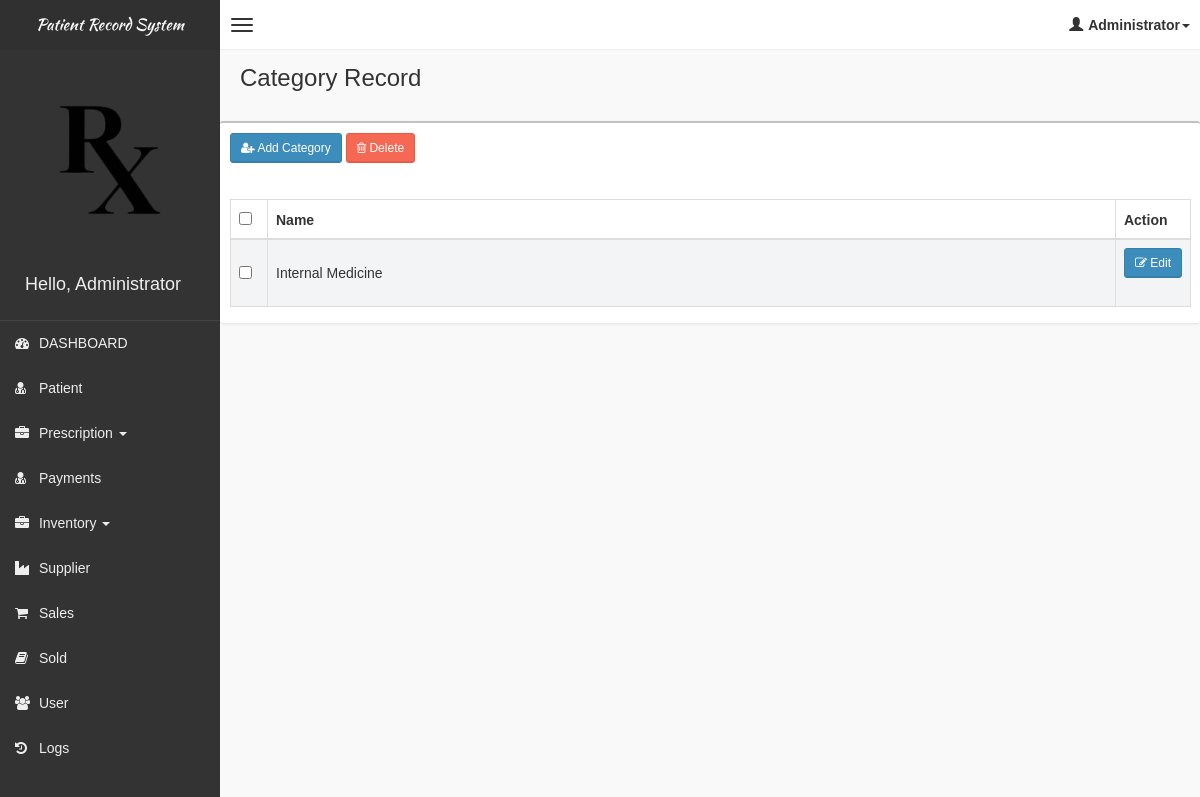
Before: /pages/category/category.php (signed in) with the older database file.
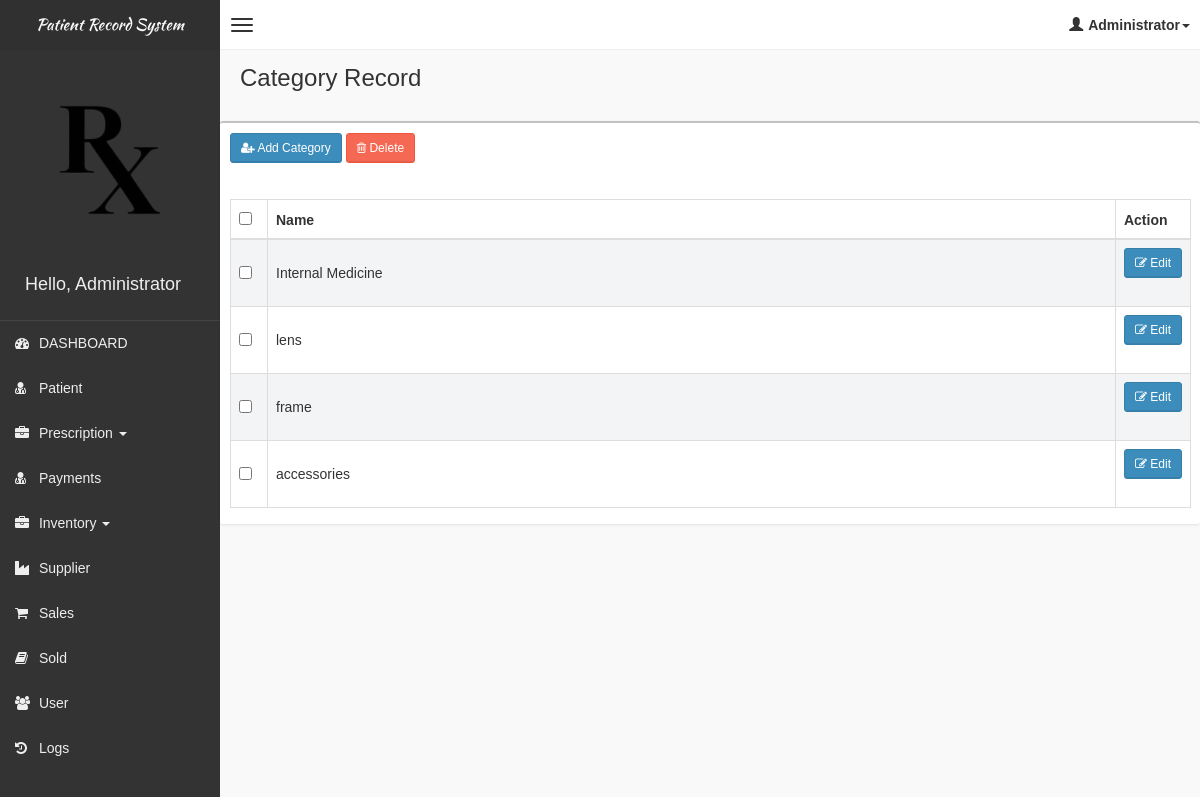
After: the same page with the newer database file.
### tables this page shows
CREATE TABLE IF NOT EXISTS `tblcategory` (
  `id` int(11) NOT NULL AUTO_INCREMENT,
  `category` varchar(100) NOT NULL,
  `status` varchar(20) NOT NULL DEFAULT 'ACTIVE',
  PRIMARY KEY (`id`)
);

### pages/category/category.php (the view, shortened to what this page needs)
<!DOCTYPE html>
<html>
    <?php
    if(!isset($_SESSION['role']))
    {
        header("Location: ../../login.php");
    }
    else
    {
    include('../head_css.php'); ?>
    <body class="skin-black">
        <?php
        include "../connection.php";
        ?>
        <?php include('../header.php'); ?>
        <div class="wrapper row-offcanvas row-offcanvas-left">
            <?php include('../sidebar-left.php'); ?>
            <aside class="right-side">
                <section class="content-header">
                    <h1>
                        Category Record
                    </h1>
                </section>
                <section class="content">
                    <div class="row">
                            <div class="box">
                                <div class="box-header">
                                    <div style="padding:10px;">
                                        <button class="btn btn-primary btn-sm" data-toggle="modal" data-target="#addModal"><i class="fa fa-user-plus" aria-hidden="true"></i> Add Category</button>
                                        <button class="btn btn-danger btn-sm" data-toggle="modal" data-target="#deleteModal"><i class="fa fa-trash-o" aria-hidden="true"></i> Delete</button>
                                    </div>
                                </div>
                                <div class="box-body table-responsive">
                                <form method="post">
                                    <table id="table" class="table table-bordered table-striped">
                                        <thead>
                                            <tr>
                                                <th style="width: 20px !important;"><input type="checkbox" name="chk_delete[]" class="cbxMain" onchange="checkMain(this)"/></th>
                                                <th>Name</th>
                                                <th style="width: 40px !important;">Action</th>
                                            </tr>
                                        </thead>
                                        <tbody>
                                            <?php
                                            $squery = mysqli_query($con, "select * from tblcategory");
                                            while($row = mysqli_fetch_array($squery))
                                            {
                                                echo '
                                                <tr>
                                                    <td><input type="checkbox" name="chk_delete[]" class="chk_delete" value="'.$row['id'].'" /></td>
                                                    <td>'.$row['category'].'</td>
                                                    <td><button class="btn btn-primary btn-sm" data-target="#editModal'.$row['id'].'" data-toggle="modal"><i class="fa fa-pencil-square-o" aria-hidden="true"></i> Edit</button> &nbsp;
                                                    </tr>
                                                ';
                                            }
                                            ?>
                                        </tbody>
                                    </table>
                                    </form>
                                </div>
                            </div>
                    </div>
                </section>
            </aside>
        </div>
        <?php }
        include "../footer.php"; ?>
    </body>
</html>

Changed rows visible on the page:
added tblcategory: category "lens"
added tblcategory: category "frame"
added tblcategory: category "accessories"
